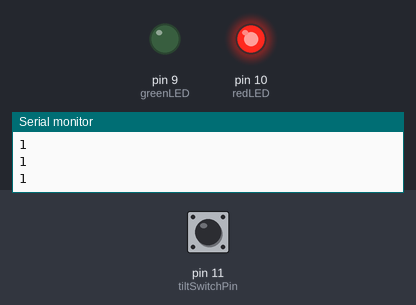
Simulated run of this sketch. Board: Arduino Uno, built with avr-gcc and run on an emulated ATmega328P. Shown: output pins drawn as LEDs (lit = HIGH), the last lines printed to the serial monitor. The test bench sets the inputs (shaded band); at power-on: pin 11 (tiltSwitchPin) HIGH.

Above: at 1.3 s.
1.4 s: pin 11 (tiltSwitchPin) pulled LOW for 0.3 s
At 1.87 s:
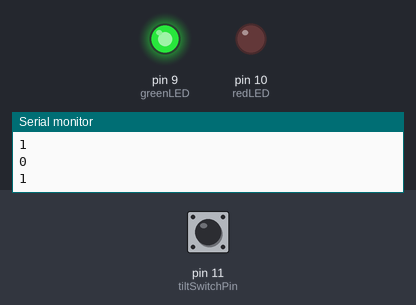
3.5 s: pin 11 (tiltSwitchPin) pulled LOW for 3.2 s
At 7.3 s:
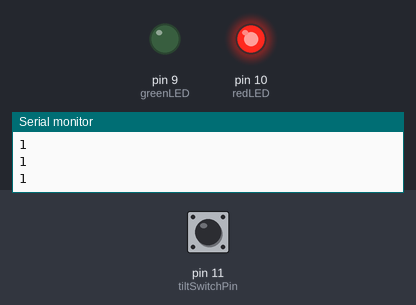
Timing chart, 0 to 8.8 s (numbered marks = the images above; inputs shaded):
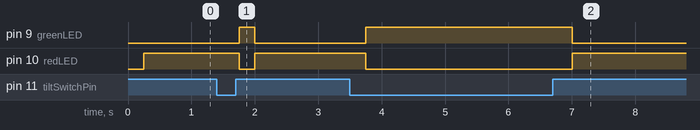

Measured:
- after the input at 1.4 s, pin 9 (greenLED): LOW → HIGH after 0.35 s, → LOW 0.25 s later; pin 10 (redLED): HIGH → LOW after 0.35 s, → HIGH 0.25 s later
- after the input at 3.5 s, pin 9 (greenLED): LOW → HIGH after 0.25 s, → LOW 3.3 s later; pin 10 (redLED): HIGH → LOW after 0.25 s, → HIGH 3.3 s later

The sketch:

Lesson36_New_Ard.ino
```cpp
int tiltSwitchPin = 11;
int tiltVal;
int redLED = 10;
int greenLED = 9;
int DT=250;

void setup() {
  // put your setup code here, to run once:
Serial.begin(9600);
pinMode(redLED,OUTPUT);
pinMode(greenLED,OUTPUT);
pinMode(tiltSwitchPin,INPUT);
digitalWrite(tiltSwitchPin,HIGH);

}

void loop() {
  // put your main code here, to run repeatedly:
tiltVal = digitalRead(tiltSwitchPin);
Serial.println(tiltVal);
delay(DT);

if (tiltVal == 1){
  digitalWrite(redLED,HIGH);
  digitalWrite(greenLED,LOW);
}

if (tiltVal == 0){
  digitalWrite(redLED,LOW);
  digitalWrite(greenLED,HIGH);
}

}
```
